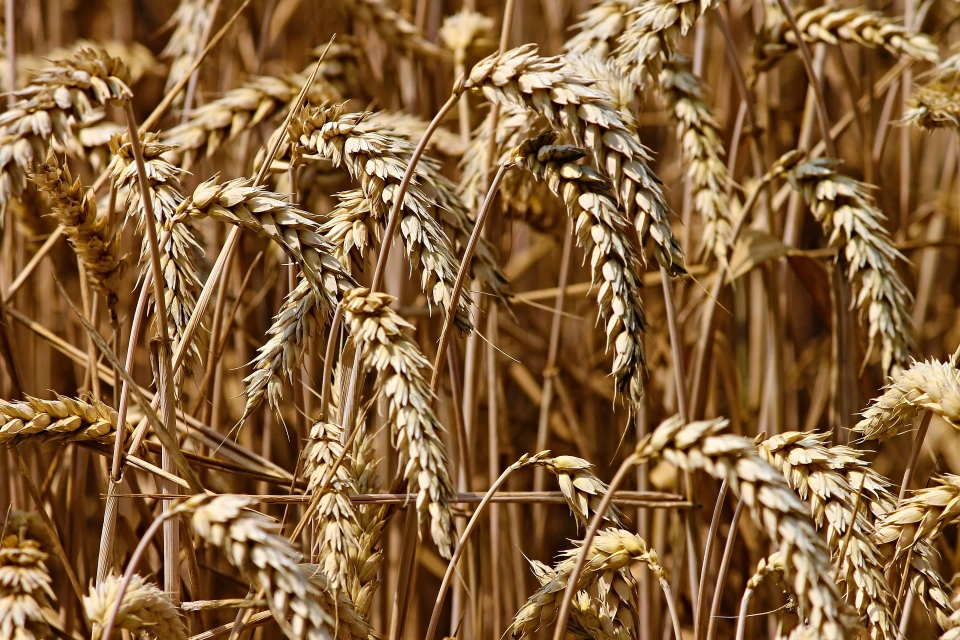
#> input picture 06.openCV/video/wheat.jpg, 1920 x 1280 px (shown at 1/2 size)
$ python openCV_0513_ex19.py   (older library calls are emulated)
#> lines starting #> are read from the running program, lines starting #| are printed output that depends on the picture
# 가장자리 검출 (Edge)

# 어느 방식이 절대적으로 경계선을 잘 나타내는 것은 아니고
# 이미지의 형태에 따라, 색상에 따라서 경계선을 잘 나타내는 것도 있고 아닌 것도 있다.

import cv2

src = cv2.imread("./video/wheat.jpg", cv2.IMREAD_COLOR)
#> src is the input picture: shape (1280, 1920, 3); mean B, G, R 59.5, 99.1, 135.1
gray = cv2.cvtColor(src, cv2.COLOR_BGR2GRAY)
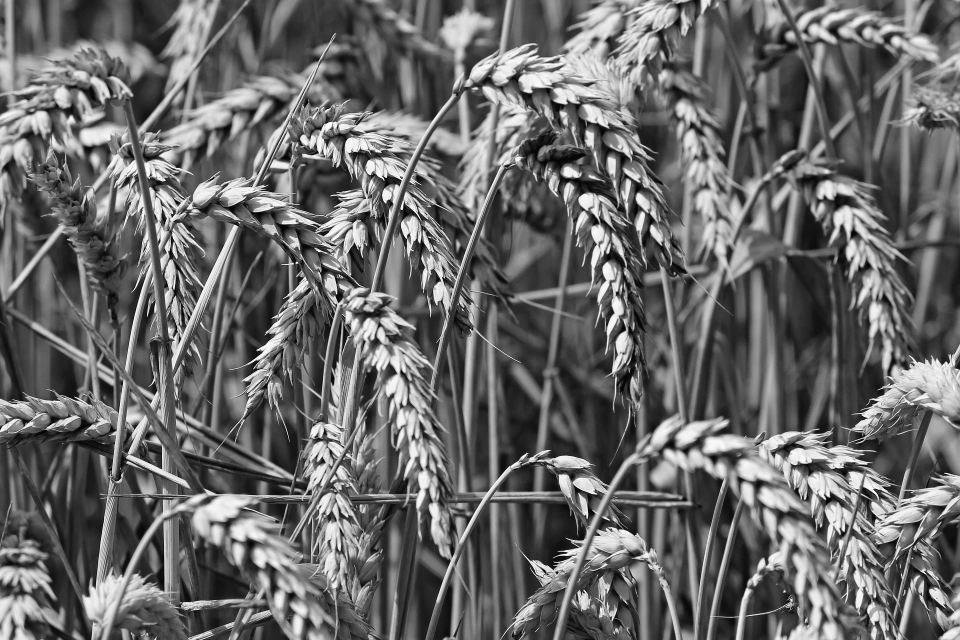
#> gray: shape (1280, 1920) (shown at 1/2 size); min 0, max 255, mean 105.4

sobel = cv2.Sobel(gray, cv2.CV_8U, 1, 0, 3)
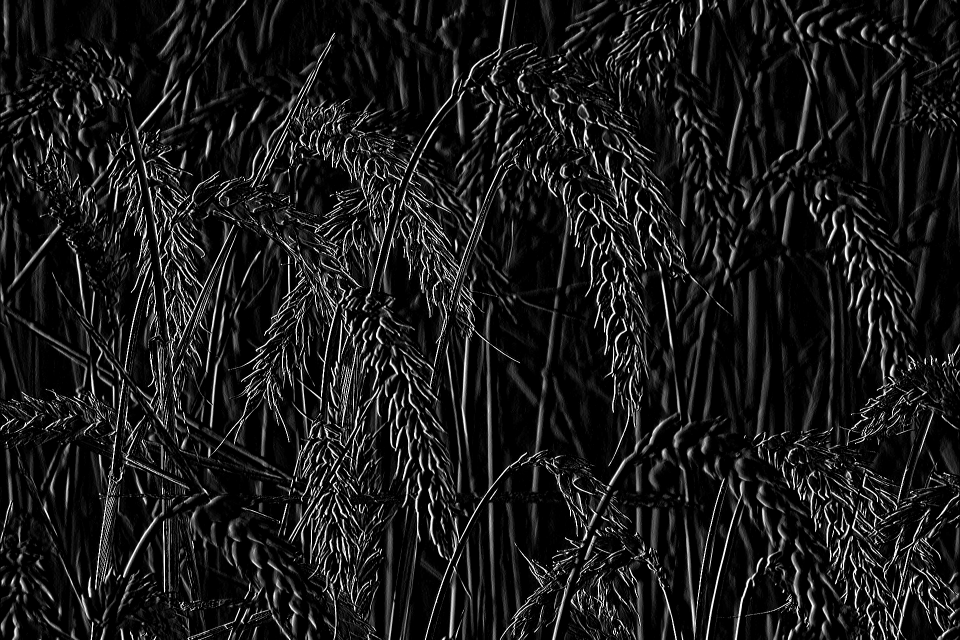
#> sobel: shape (1280, 1920) (shown at 1/2 size); min 0, max 255, mean 25.9
laplacian = cv2.Laplacian(gray, cv2.CV_8U, ksize=3)
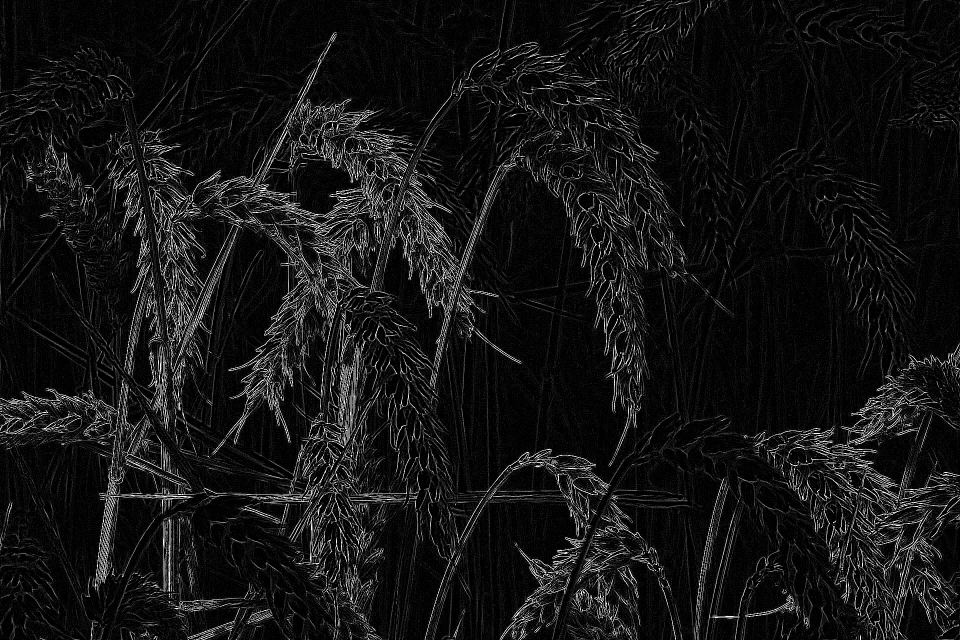
#> laplacian: shape (1280, 1920) (shown at 1/2 size); min 0, max 255, mean 20.3
canny = cv2.Canny(laplacian, 50, 255)
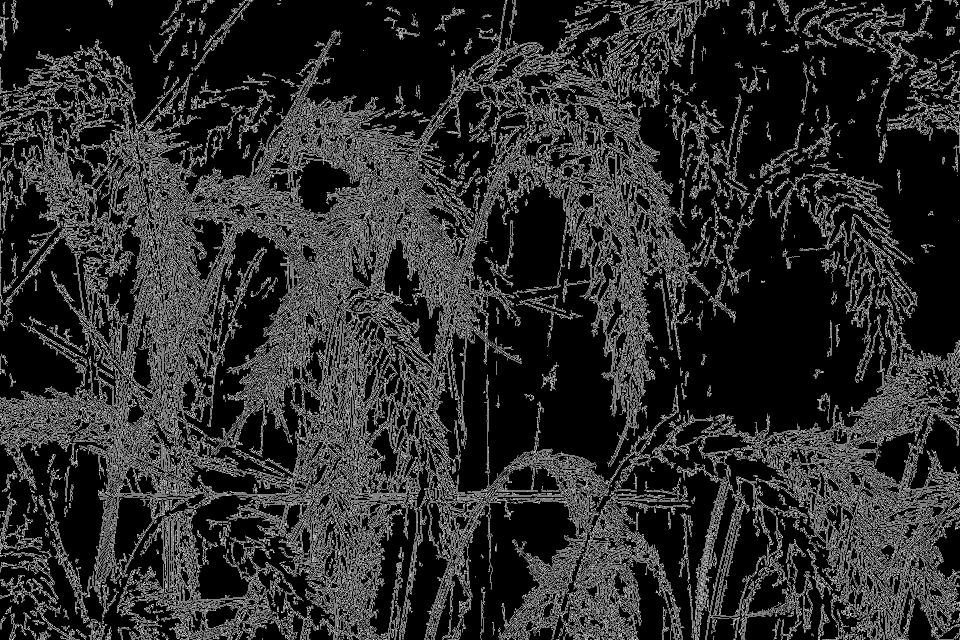
#> canny: shape (1280, 1920) (shown at 1/2 size); 17.3% white in thin lines or dots

sobel = cv2.resize(sobel, dsize=(600,400), interpolation=cv2.INTER_AREA)
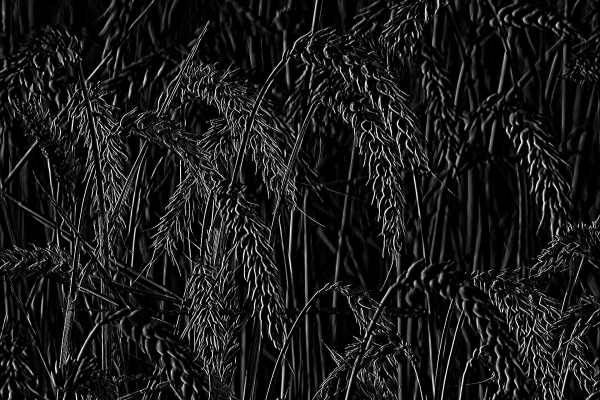
#> sobel: shape (400, 600); min 0, max 253, mean 25.9
laplacian = cv2.resize(laplacian, dsize=(600,400), interpolation=cv2.INTER_AREA)
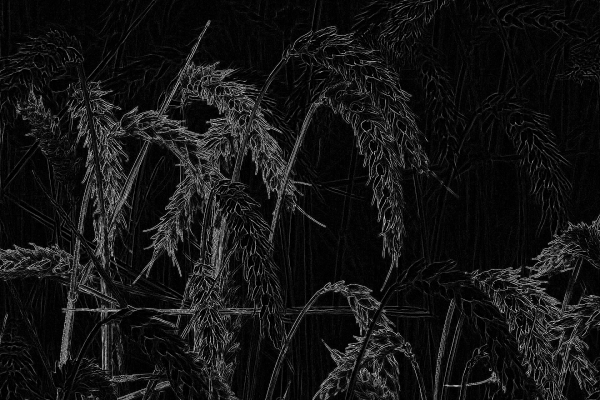
#> laplacian: shape (400, 600); min 0, max 221, mean 20.3
canny = cv2.resize(canny, dsize=(600,400), interpolation=cv2.INTER_AREA)
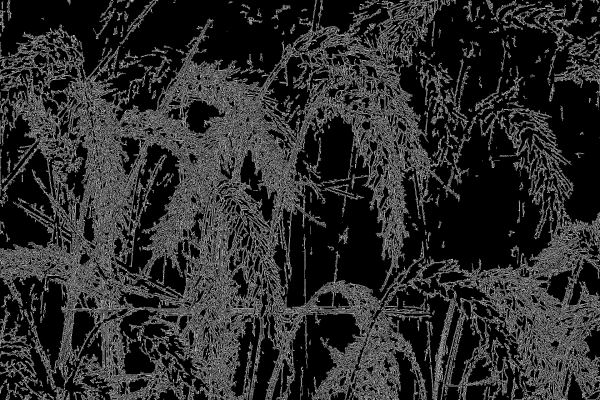
#> canny: shape (400, 600); min 0, max 214, mean 44.2

cv2.imshow("sobel", sobel)
cv2.imshow("laplacian", laplacian)
cv2.imshow("canny", canny)
cv2.waitKey()
cv2.destroyAllWindows()

$ run again, with 06.openCV/video/Billiard.jpg copied over 06.openCV/video/wheat.jpg
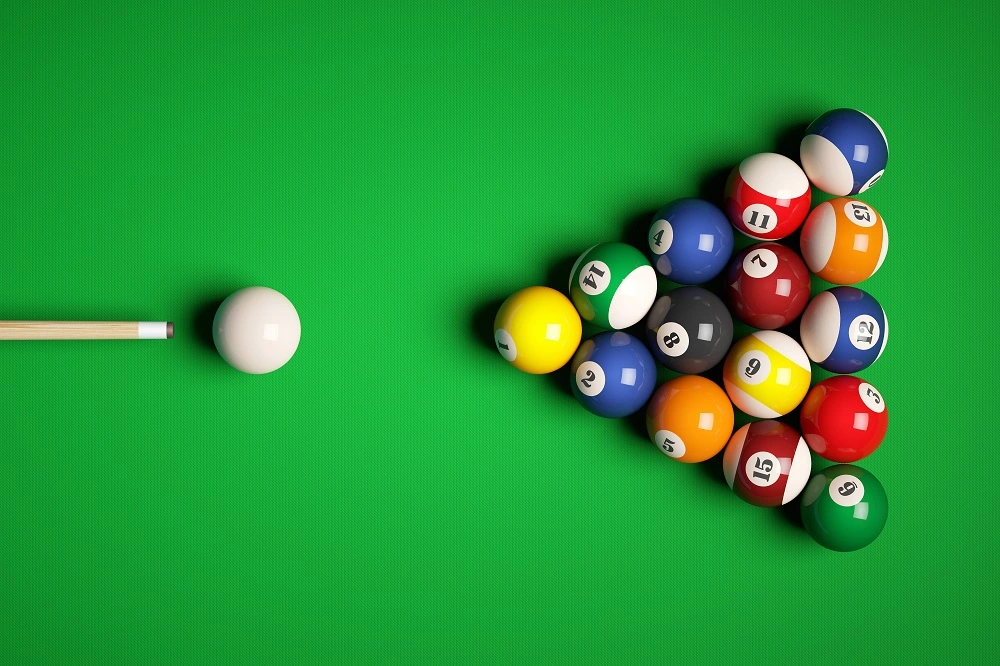
#> input picture 06.openCV/video/Billiard.jpg, 1000 x 666 px
#> src is the input picture: shape (666, 1000, 3); mean B, G, R 57.3, 151.7, 40
#> `canny = cv2.Canny(laplacian, 50, 255)`:
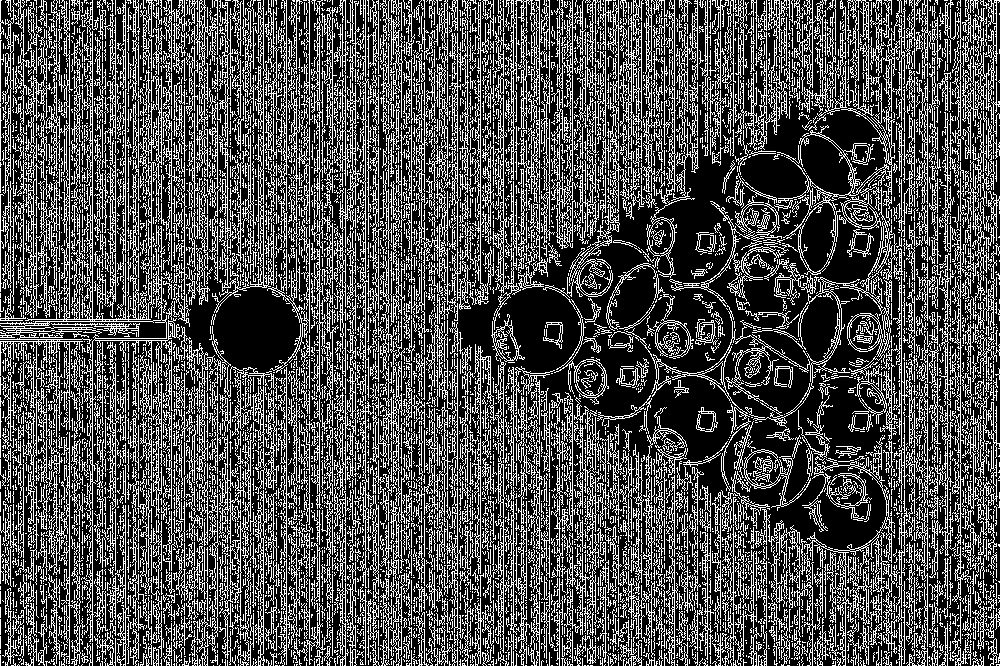
#> canny: shape (666, 1000); 31.1% white in thin lines or dots
#> `canny = cv2.resize(canny, dsize=(600,400), interpolation=cv2.INTER_AREA)`:
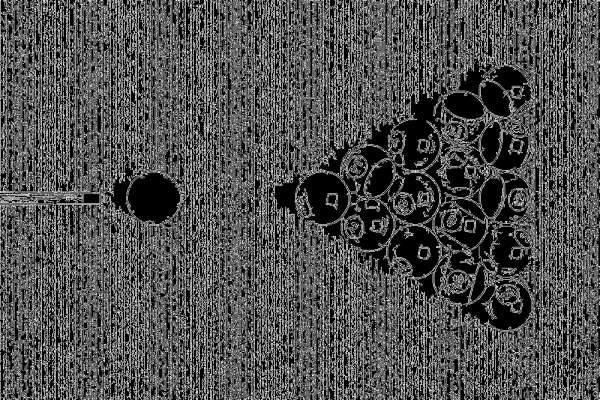
#> canny: shape (400, 600); min 0, max 255, mean 79.3
